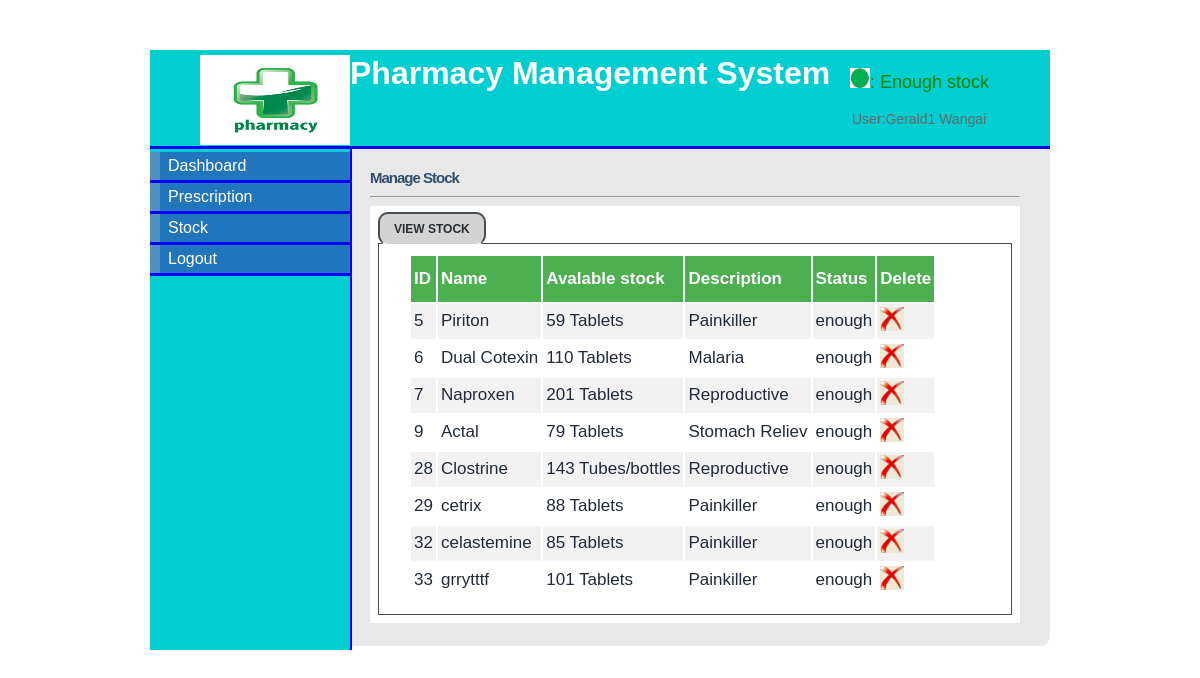
/stock_pharmacist.php (signed in), run on the app's committed database.
### tables this page shows
CREATE TABLE `stock` (
  `stock_id` tinyint(5) NOT NULL,
  `drug_name` varchar(20) NOT NULL,
  `category` varchar(20) NOT NULL,
  `description` varchar(50) NOT NULL,
  `company` varchar(20) NOT NULL,
  `supplier` varchar(20) NOT NULL,
  `strength` varchar(255) NOT NULL,
  `quantity` int(11) NOT NULL,
  `cost` int(11) NOT NULL,
  `status` varchar(255) NOT NULL,
  `date_supplied` date NOT NULL
);

### stock_pharmacist.php (the view, shortened to what this page needs)
<?php
if(isset($_SESSION['username'])){
$fname=$_SESSION['first_name'];
$lname=$_SESSION['last_name'];
}else{
header("location:http://".$_SERVER['HTTP_HOST'].dirname($_SERVER['PHP_SELF'])."index.php");
exit();
}
?>
<!DOCTYPE html>
<html>
<head>
<link rel="stylesheet" type="text/css" href="style/mystyle.css">
    <link rel="stylesheet" type="text/css" href="style/form.css">
<link rel="stylesheet" href="style/style.css" type="text/css" media="screen" />
	<link rel="stylesheet" type="text/css" href="style/dashboard_styles.css"  media="screen" />
<link rel="stylesheet" href="style/table1.css" type="text/css" media="screen" />
</head>
<body>
<div id="content">
<div id="header">
<h1><a href="#"><img src="images/hd_logo.jpg" class="img"></a> Pharmacy Management System</h1>
    <?php
	include('connect_db.php');
	$qury=mysqli_query($conn, "SELECT * from stock where status='low'") or die(mysqli_error());
	$ros=mysqli_num_rows($qury);
	if($ros>0){
		?>
	 <p class="dd"><img src="images/red.png" class="imgc">: Low stock</p>
	<?php
	}else{
		?>
	<p class="ddc"><img src="images/green.png" class="imgc">: Enough stock</p>
	<?php
	}
	?>
	 <p class="user">User:<?php echo $fname." ".$lname; ?></p> </div>
<div id="left_column">
<div id="button">
<ul>
			<li><a href="pharmacist.php">Dashboard</a></li>
			<li><a href="prescription.php">Prescription</a></li>
			<li><a href="stock_pharmacist.php">Stock</a></li>
			<li><a href="logout.php">Logout</a></li>
		</ul>
</div>
		</div>
<div id="main">
<div id="tabbed_box" class="tabbed_box">
    <h4>Manage Stock</h4>
<hr/>
    <div class="tabbed_area">
        <ul class="tabs">
            <li><a href="javascript:tabSwitch('tab_1', 'content_1');" id="tab_1" class="active">View Stock</a></li>
        </ul>
        <div id="content_1" class="content">
		<?php
        include_once('connect_db.php');
        $result = mysqli_query($conn, "SELECT * FROM stock")
                or die(mysqli_error());
        echo "<table border='0' cellpadding='3' class='tab'>";
         echo "<tr><th>ID</th><th>Name</th><th>Avalable stock</th><th>Description</th><th>Status </th><th>Delete</th></tr>";
        while($row = mysqli_fetch_array( $result )) {
                echo "<tr>";
                 echo '<td>' . $row['stock_id'] . '</td>';
                echo '<td>' . $row['drug_name'] . '</td>';
				echo '<td>' . $row['quantity'] ." ". $row['category'] . '</td>';
				echo '<td>' . $row['description'] . '</td>';
				echo '<td>' . $row['status'] . '</td>';
			?>
				<td><a href="deletestock1.php?id=<?php echo $row['stock_id']?>"><img src="images/delete-icon.jpg" width="24" height="24" border="0" /></a></td>
				<?php
		 }
        echo "</table>";
?>
        </div>
    </div>
</div>
</div>
</div>
</body>
</html>

### style/mystyle.css (style rules this page uses)
body { margin-top: 50px; padding-top: 0px; }
#content { margin-left: auto; margin-right: auto; background: #E8E8E8; width: 900px; height: auto; font-family: sans-serif; border-radius: 10px; }
#tab_1,#tab_2,#tab_3,#tab_4 { font-size: 12px; font-family: sans-serif; }
#header { width: 900px; height: 96px; background: #00CED1; border-bottom: solid 3px blue; }
#header h1 { margin: 0px; padding-top: 5px; margin-left: 50px; color: #fff; }
#header .img { float:left; height: 90px; width: 150px; }
#left_column { clear: all; float: left; width: 200px; height: 501px; background: #00CED1; border-right:solid 2px blue; }
#main { clear: all; width: 780px; height: 470px; background: #E8E8E8; }
.imgc { margin-top: -80px; margin-left: 500px; height: 20px; width: 20px; }
.ddc { margin-top: -20px; font-family: sans-serif; font-size: 18px; color:green; }
#button { width: 12.5em; padding: 0 0 1em 0; margin-top: 0.2em; margin-bottom: 1em; font-family: 'Trebuchet MS', 'Lucida Grande', Verdana, Arial, Sans-serif; background: #00CED1; color: #333; }
#button ul { list-style: none; margin: 0; padding: 0; border: none; }
#button li { border-bottom: 3px solid blue; margin: 0; list-style: none; list-style-image: none; }
#button li a { display: block; padding: 5px 5px 5px 0.5em; border-left: 10px solid #508fc4; border-right: 10px solid #2175bc; background-color: #2175bc; color: #fff; text-decoration: none; width: 100%; }
html>body #button li a { width: auto; }

### style/form.css (style rules this page uses)
.user { margin-left: 680px; }

### style/style.css (style rules this page uses)
#tabbed_box { margin: 0px auto 0px 220px; width: 650px; border-radius: 10px; }
.tabbed_box h4 { font-size: 15px; color:#2F4F6F; letter-spacing:-1px; margin-bottom:10px; }
.tabbed_area { border: 0px solid #494e52; background-color: #fff; padding: 8px; }
ul.tabs { margin: 0px; padding: 0px; margin-top: 5px; margin-bottom: 6px; }
ul.tabs li { list-style: none; display: inline; }
ul.tabs li a { background-color:#ffffff; color: darkorange; padding: 8px 14px 8px 14px; text-decoration: none; font-size: 6px; font-family: Verdana, Arial, Helvetica, sans-serif; font-weight: bold; text-transform: uppercase; border: 1px solid #464c54; border-radius: 10px; }
ul.tabs li a.active { background-color:lightgray ; color: #282e32; border: 2px solid #464c54; border-bottom: 1px solid #ffffff; }
.content { background-color: #ffffff; padding: 10px; border: 1px solid #464c54; }

### style/dashboard_styles.css (style rules this page uses)
a, a:visited { color:#0063be; text-decoration: none; }
h1 a, h1 a:visited, h2 a, h2 a:visited, h3 a, h3 a:visited, h4 a, h4 a:visited, h5 a, h5 a:visited, h6 a, h6 a:visited { color: #444444; }
.user { display: block; padding-left: 22px; background: url(user.gif) left 50% no-repeat; font-size: 14px; color: #666666; font-weight: normal; }

### style/table1.css (style rules this page uses)
table { overflow-y:scroll; height:350px; display:block; margin-top:; background-color: ; font-family: sans-serif; font-size: 17px; color:#202a3a; margin-left: 20px; width: auto; }
th, td { text-align: left; }
tr:nth-child(even) { background-color: #f2f2f2 }
th { background-color: #4CAF50; color: white; height: 40px; }

### stock_pharmacist.php (style rules this page uses)
#main { height: 477px; }

### data on the page
stock: stock_id "5", drug_name "Piriton", quantity "59", category "Tablets", description "Painkiller", status "enough"
stock: stock_id "6", drug_name "Dual Cotexin", quantity "110", category "Tablets", description "Malaria", status "enough"
stock: stock_id "7", drug_name "Naproxen", quantity "201", category "Tablets", description "Reproductive", status "enough"
stock: stock_id "9", drug_name "Actal", quantity "79", category "Tablets", description "Stomach Reliev", status "enough"
stock: stock_id "28", drug_name "Clostrine", quantity "143", category "Tubes/bottles", description "Reproductive", status "enough"
stock: stock_id "29", drug_name "cetrix", quantity "88", category "Tablets", description "Painkiller", status "enough"
stock: stock_id "32", drug_name "celastemine", quantity "85", category "Tablets", description "Painkiller", status "enough"
stock: stock_id "33", drug_name "grrytttf", quantity "101", category "Tablets", description "Painkiller", status "enough"

### other printed values
$fname "Gerald1"
$lname "Wangai"
